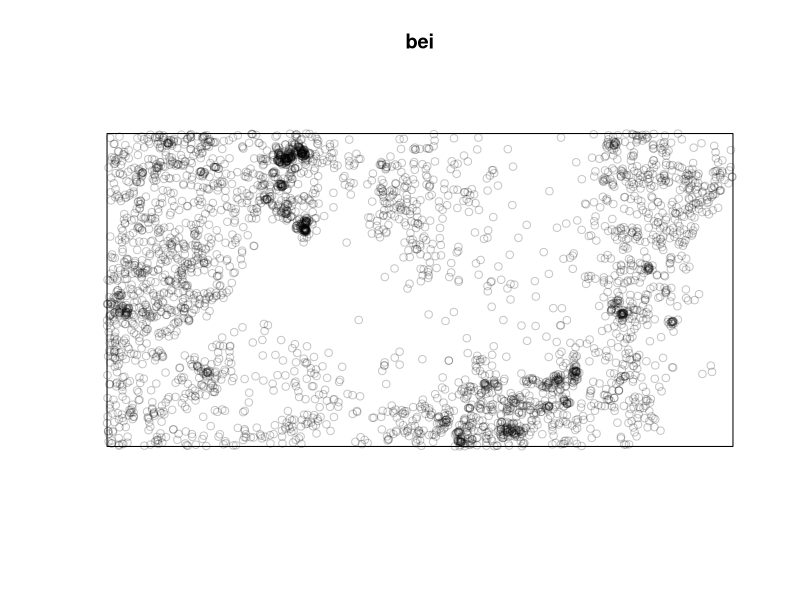
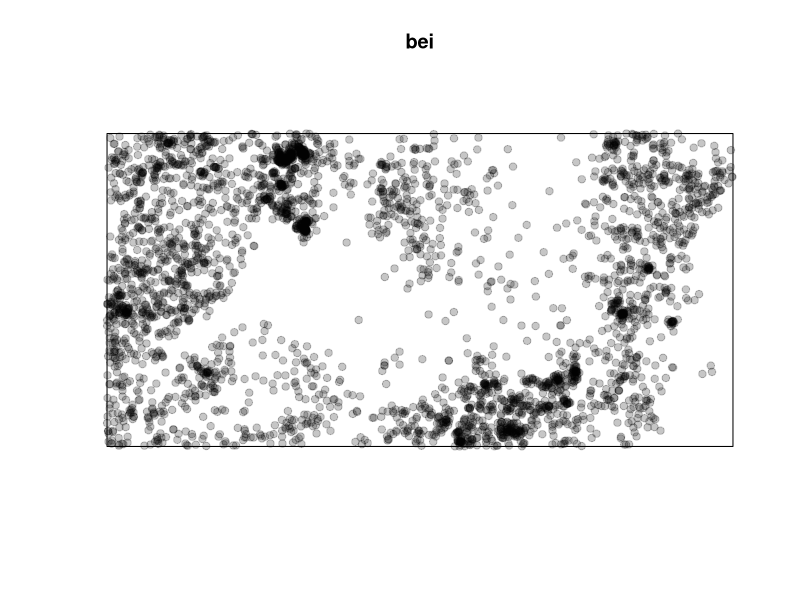
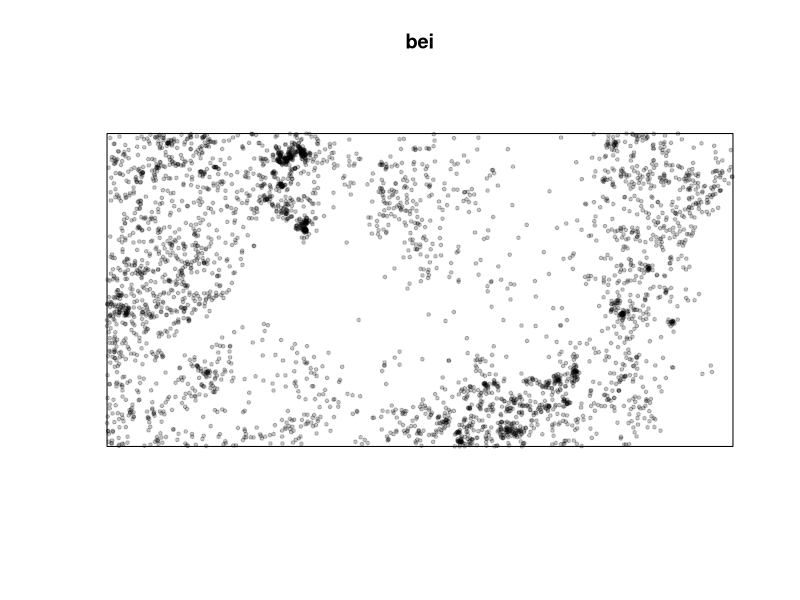
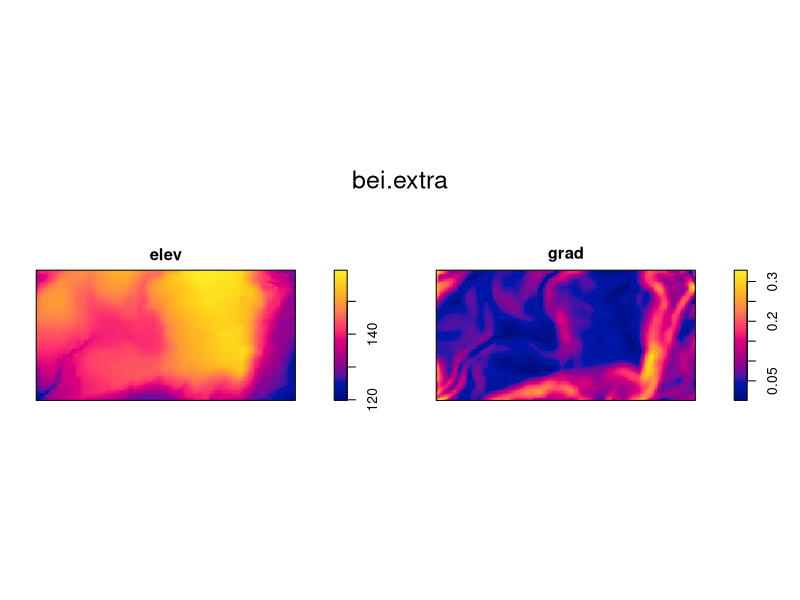
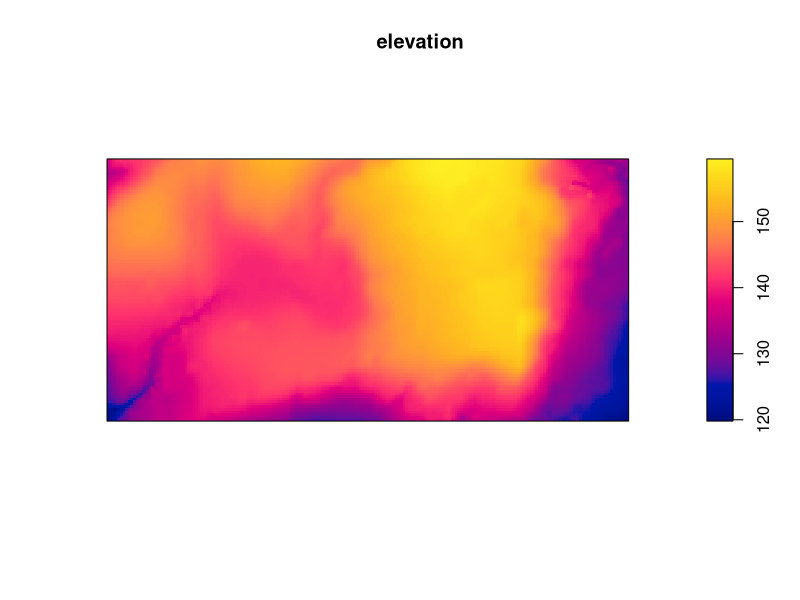
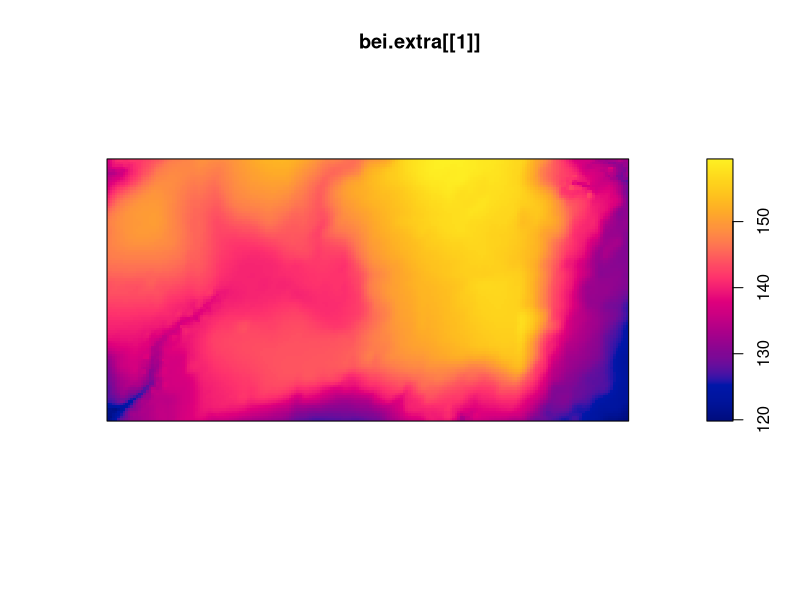
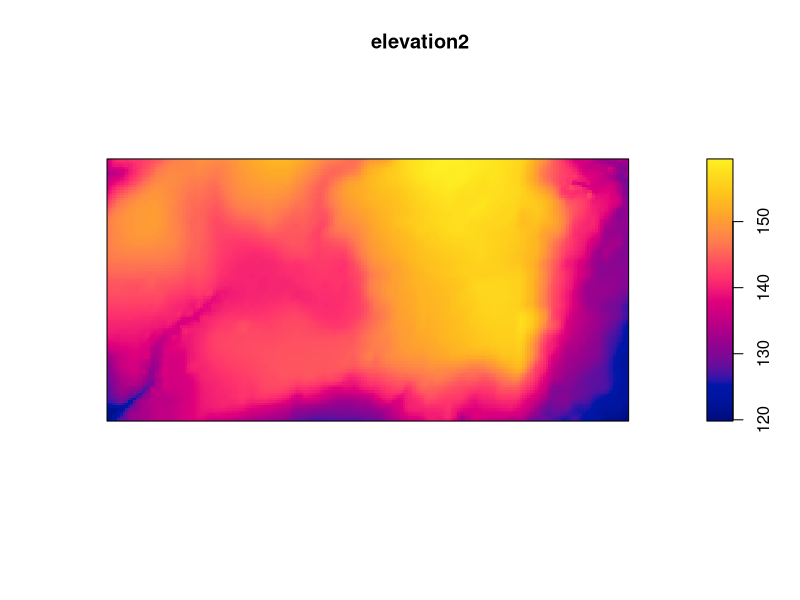
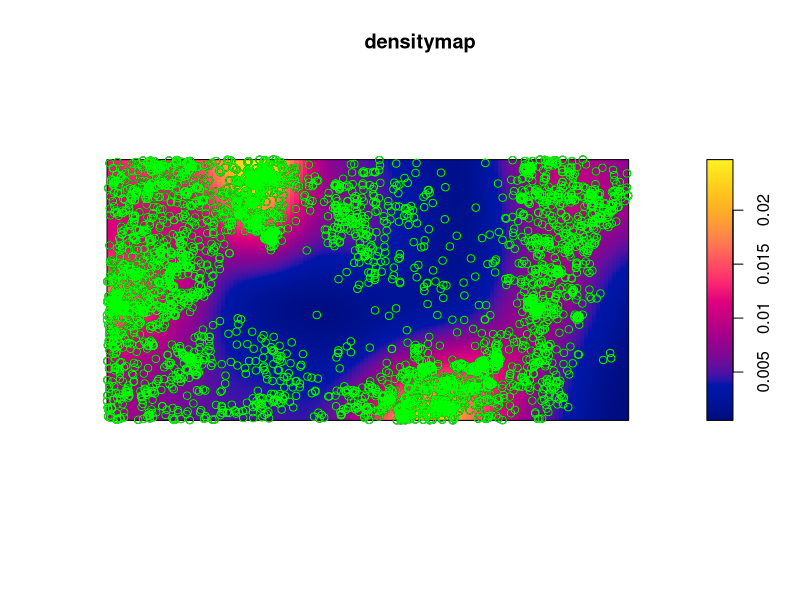

These charts were generated, in order, by the following R code:
# How to calculate density of individuals in the population

# to import a packages install.packages is the function to use
# let's use the function
install.packages("spatstat") # "" protects from exit R in and out of package

# to use the package library () without quotes because it's already in R now
# recalling the package
library(spatstat)

# use dataset bei in R: it tells how many points in the database and some info on window 
bei

# to get a plot a visual perception of dataset
plot(bei)

# let's change the graph w/ closed dots
plot(bei, pch=19) # remember to put space between argumets but avoid between brakes and function

plot(bei, pch=19, cex=.5)

# we can figure out how they are dispersed but not why they are so 

# additional dataset for covariates soil types, temperature, etc. 
bei.extra # list of pixel images raster type

plot(bei.extra)

# let's look at elev (elevation) so we extract one of the two image which are elements
# extracting data assigning an element to object elevation and linking elev to bei.extra using $ as a "rope" 
elevation <- bei.extra$elev

# then i plot only elev
plot(elevation)

# i just want the first element from bei.extra using [[]] and a number 1 without using $

elevation2 <- bei.extra[[1]]

# or if i have just an object 

plot(bei.extra[[1]]) # [[]] more powerful because i dont'have to remember the name of the element i need
plot(elevation2)


# density is the function inside spatstat to calculate density of population
# let's build a density map starting from points
density(bei) 

# put density in an obj
densitymap <- density(bei)
densitymap # so every pixel has points inside
plot(densitymap)

# Is there a possibility to show togheter the map of density and the original points?
points(bei) # puts points on prevoius graph plot (densitymap)
points(bei, col="green")

######DAY2
# multiframe with par.function

par(mfrow=c(1,2)) # 1 and 2 are elements of the same arrow 

#now put sets in the elements

plot(elevation2)
plot(densitymap)
# the order is set like this sx elev2 a dx density
# if i want one above the other i'd have 2 rows and 1 coloumn
 par(mfrow=c(2,1))

#if i want again just one map at the centre of the screen and not above or at a side
# i use dev.off() control multiple devides. destroys the device null device

dev.off()

#changing colours to map
cl <- colorRampPalette(c("red", "orange", "yellow")) (3)
# watch out capital letters 
# elements of the same arrow so use c()
# stating (3) is for gradients but the gradients are written like taht in brakets
# assign it to an obj
plot(densitymap, col=cl)

# let's increase the amount of gradients 
cl <- colorRampPalette(c("red", "orange", "yellow")) (100)

# exercise: change the colorRampPalette using different colors 
# search colors in R Columbia university for gradients

# exercise: build a multiframe and plot the densitymapwith two different color ramp palette
par(mfrow=c(1,2))
cl <- colorRampPalette(c("palegreen", "purple3", "orange3")) (100)
plot(densitymap, col=cl)
cl <- colorRampPalette(c("olivedrab2", "orange1", "red3")) (100)
plot(densitymap, col=cl)

# dev.off() to kill everything
